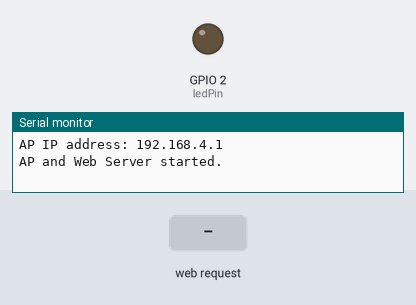
This sketch was run on a simulated ESP32. On the bench: output pins drawn as LEDs (lit = HIGH), the last lines printed to the serial monitor. Dashed ring = blinking. The inputs (shaded band) are chosen by the test bench. WiFi joins after 1.5 s; servers stay silent unless stated.

Above: at 1.2 s.
1.3 s: HTTP request GET /connect?ssid=1&pass=1 received
At 3.2 s:
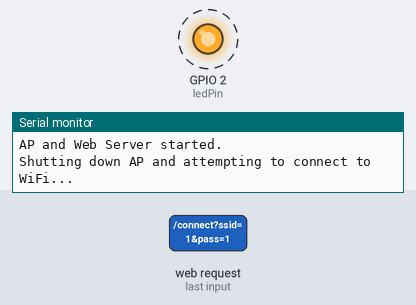
Timing chart, 0 to 10.3 s (numbered marks = the images above; inputs shaded):
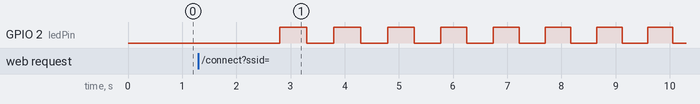

The sketch:

esp32WifiMenuBlink.ino
```cpp
#include <WiFi.h>
#include <AsyncTCP.h>
#include <ESPAsyncWebServer.h>

// Define the GPIO pin for the LED. Most dev boards have a built-in LED on pin 2.
const int ledPin = 2;

// Name for the hotspot you'll connect to for configuration
const char* apSsid = "ESP32-WiFi-Manager";

// Create an AsyncWebServer object on port 80
AsyncWebServer server(80);

// Variables to store the credentials in RAM (Note: Persistence is handled automatically by WiFi.begin())
String ssid;
String password;

// --- GLOBAL VARIABLES FOR PULSING BLINK PATTERN ---
// Define the min/max delay for the frequency range
const int MIN_DELAY_MS = 50;   // 10 Hz blink frequency (50ms on, 50ms off)
const int MAX_DELAY_MS = 500;  // 1 Hz blink frequency (500ms on, 500ms off)
int currentDelay = MAX_DELAY_MS; // Start slow (1 Hz)
int delayStep = -5;              // How much to change the delay by each loop. Negative to decrease delay (speed up)
// ---------------------------------------------------

// HTML and JavaScript for the web page
const char index_html[] PROGMEM = R"rawliteral(
<!DOCTYPE HTML><html><head>
  <title>ESP32 WiFi Manager</title>
  <meta name="viewport" content="width=device-width, initial-scale=1">
  <style>
    body { font-family: Arial, sans-serif; margin: 0; padding: 20px; background-color: #f4f4f4; }
    .container { max-width: 500px; margin: auto; background-color: #fff; padding: 20px; border-radius: 8px; box-shadow: 0 2px 4px rgba(0,0,0,0.1); }
    h2 { color: #333; }
    select, input[type=password], input[type=submit] { width: 100%; padding: 12px; margin: 8px 0; display: inline-block; border: 1px solid #ccc; border-radius: 4px; box-sizing: border-box; }
    input[type=submit] { background-color: #4CAF50; color: white; border: none; cursor: pointer; }
    input[type=submit]:hover { background-color: #45a049; }
    .loader { border: 4px solid #f3f3f3; border-top: 4px solid #3498db; border-radius: 50%; width: 30px; height: 30px; animation: spin 2s linear infinite; margin: 20px auto; }
    @keyframes spin { 0% { transform: rotate(0deg); } 100% { transform: rotate(360deg); } }
  </style>
  <script>
    function fetchSSIDs() {
      fetch('/scan')
        .then(response => response.json())
        .then(data => {
          let select = document.getElementById('ssid');
          select.innerHTML = '';
          data.ssids.forEach(ssid => {
            let option = document.createElement('option');
            option.value = ssid;
            option.textContent = ssid;
            select.appendChild(option);
          });
          document.getElementById('loader').style.display = 'none';
          document.getElementById('wifiForm').style.display = 'block';
        });
    }
  </script>
</head>
<body onload="fetchSSIDs()">
  <div class="container">
    <h2>Configure WiFi</h2>
    <div id="loader" class="loader"></div>
    <form id="wifiForm" action="/connect" method="GET" style="display:none;">
      <label for="ssid">Choose a Network (SSID):</label>
      <select id="ssid" name="ssid"></select>
      <br><br>
      <label for="pass">Password:</label>
      <input type="password" id="pass" name="pass">
      <br><br>
      <input type="submit" value="Connect">
    </form>
  </div>
</body></html>
)rawliteral";


// Setup the ESP32 as an Access Point
void setupAP() {
  WiFi.mode(WIFI_AP);
  WiFi.softAP(apSsid);
  Serial.print("AP IP address: ");
  Serial.println(WiFi.softAPIP());

  // Serve the main HTML page
  server.on("/", HTTP_GET, [](AsyncWebServerRequest *request){
    request->send_P(200, "text/html", index_html);
  });

  // Handle the WiFi scan request
  server.on("/scan", HTTP_GET, [](AsyncWebServerRequest *request){
    String json = "{\"ssids\":[";
    int n = WiFi.scanNetworks();
    for (int i = 0; i < n; ++i) {
      json += "\"" + WiFi.SSID(i) + "\"";
      if (i < n - 1) {
        json += ",";
      }
    }
    json += "]}";
    request->send(200, "application/json", json);
  });

  // Handle the connection request
  server.on("/connect", HTTP_GET, [](AsyncWebServerRequest *request){
    if(request->hasParam("ssid") && request->hasParam("pass")) {
      // Get credentials from the request and store them in the global variables
      ssid = request->getParam("ssid")->value();
      password = request->getParam("pass")->value();

      String response = "<html><body><h2>Configuration Received</h2><p>Attempting to connect to your network. The hotspot will now shut down.</p></body></html>";
      request->send(200, "text/html", response);

      // Stop the access point and server
      WiFi.softAPdisconnect(true);
      server.end();

      // Switch to Station mode and attempt to connect (this call implicitly saves credentials to NVS if successful)
      WiFi.mode(WIFI_STA);
      WiFi.begin(ssid.c_str(), password.c_str());
      Serial.println("Shutting down AP and attempting to connect to WiFi...");

    } else {
      request->send(400, "text/plain", "Bad Request");
    }
  });

  // Start the server
  server.begin();
  Serial.println("AP and Web Server started.");
}

// -------------------------------------------------------------------------
void setup() {
  Serial.begin(115200); // Standard Baud rate for ESP32
  pinMode(ledPin, OUTPUT);
  digitalWrite(ledPin, LOW); // Start with LED off

  // On every boot, immediately start in Access Point mode for configuration
  setupAP();
}

// -------------------------------------------------------------------------
void loop() {
  // Only execute the blinking pattern if connected to WiFi
  if(WiFi.status() == WL_CONNECTED){

    // 1. Blink the LED using the current delay
    digitalWrite(ledPin, HIGH);
    delay(currentDelay);
    digitalWrite(ledPin, LOW);
    delay(currentDelay);

    // 2. Update the delay for the next cycle
    currentDelay += delayStep;

    // 3. Check if we've hit the min/max limits and reverse the direction (delayStep)
    if (currentDelay <= MIN_DELAY_MS) {
      // Hit the fastest speed (10 Hz) -> start slowing down
      delayStep = abs(delayStep); // make it positive
      currentDelay = MIN_DELAY_MS; // Ensure it doesn't go below the limit
    } else if (currentDelay >= MAX_DELAY_MS) {
      // Hit the slowest speed (1 Hz) -> start speeding up
      delayStep = -abs(delayStep); // make it negative
      currentDelay = MAX_DELAY_MS; // Ensure it doesn't go above the limit
    }
  }
  // If not connected, the LED remains off.
}
```

Measured:
- after the input at 1.3 s, GPIO 2 (ledPin): alternates HIGH for 0.48 s and LOW for 0.49 s, starting after 1.5 s
